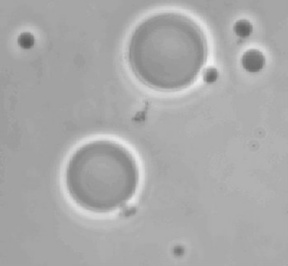
%> input picture Catalog3/ImageSegmentation/imagen4.jpg, 288 x 266 px, shrunk from 702 x 648 before the run
$ octave otsu.m   (GNU Octave 9; MATLAB toolbox functions it lacks are replaced by stand-ins)
%> lines starting %> are read from the running program, lines starting %| are printed output that depends on the picture; in (x1, y1, x2, y2) boxes, pixels count from 0 and x2, y2 are one past the last pixel; in counts of white or black regions, pixels touching at a corner belong together; the program's own positions count from 1
clear;
clc;
close all;
pkg load image;
A = imread('imagen4.jpg');
%> A is the input picture: size 266x288x3 uint8; min 90, max 240, mean 169.6
subplot(2,2,1);
imshow(A);
title('Imagen Original');

[m,n] = size(A);
%> m = 266; n = 864

subplot(2,2,2);
imhist(A);
title('Histograma de la imagen original');
%Metodo del Umbral Global basico el cual toma como entrada una imagen y la segmenta en dos tonalidades de gris
%Entradas: Una imagen A
%Salidas: imagen segmentada en dos tonalidades.
%Paso 1:Seleccionamos un valor inicial de umbral
T = 165;
%Paso 2: Seleccionamos un valor de iteraciones
iter = 15;

for k = 1:iter
  %Dividimos la imagen en dos bloques de intensidades mayores y menores a Tk
  I1 = (A>T);
  I2 = (A<=T);

  B1 = A.*I1;
  B2 = A.*I2;
  %Calculamos el promedio de intensidad de la imagen original
  m1 = sum(sum(B1))/sum(sum(I1));
  m2 = sum(sum(B2))/sum(sum(I2));
  %Actualizamos el nuevo umbral
  T = 0.5 *(m1 + m2);
 endfor
%> this loop made 15 passes
%> (m1, m2, T) on passes 1 to 12: (176.4, 157.9, 167.1), (177.9, 159.4, 168.7), (178.1, 159.6, 168.9), (178.1, 159.6, 168.9), (178.1, 159.6, 168.9), (178.1, 159.6, 168.9), (178.1, 159.6, 168.9), (178.1, 159.6, 168.9), (178.1, 159.6, 168.9), (178.1, 159.6, 168.9), (178.1, 159.6, 168.9), (178.1, 159.6, 168.9)
%> pass 1, `I1 = (A>T);`:
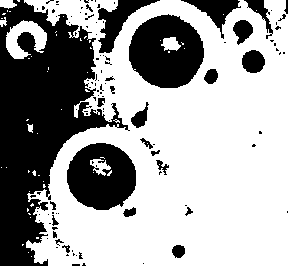
%> I1: size 266x288x3 logical; 63.5% white; 114 black regions (87 under 20 px), largest, box (x1, y1, x2, y2) and area: (0, 0, 130, 266) 16009, (129, 14, 204, 88) 4058, (67, 143, 136, 210) 3416
%> pass 1, `B1 = A.*I1;`:
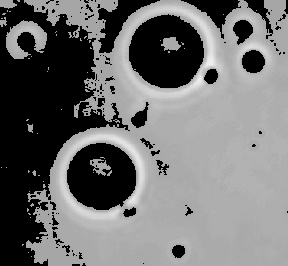
%> B1: size 266x288x3 uint8; min 0, max 240, mean 112
%> pass 1, `B2 = A.*I2;`:
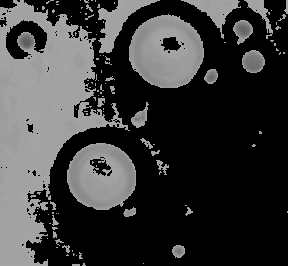
%> B2: size 266x288x3 uint8; min 0, max 165, mean 57.6

 C = zeros(m,n);
 C(A>T) = 1;
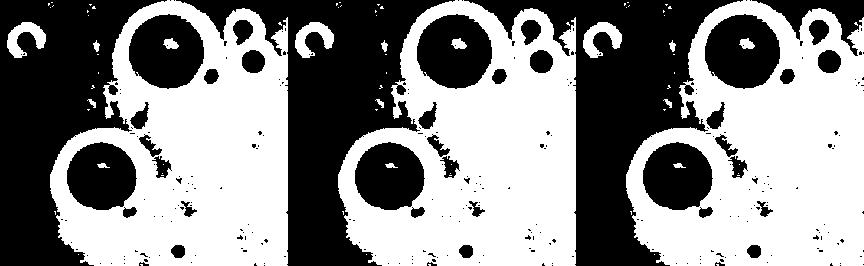
%> C: size 266x864 double; values 0 (black) and 1 (white), 54% white; 272 black regions (232 under 20 px), largest, box (x1, y1, x2, y2) and area: (176, 0, 455, 266) 25129, (464, 0, 743, 266) 25129, (0, 0, 167, 266) 23101
 C(A<=T) = 0;

 subplot(2,2,3);
 imshow(C);
 title(['Umbral basico T=' num2str(T)]);
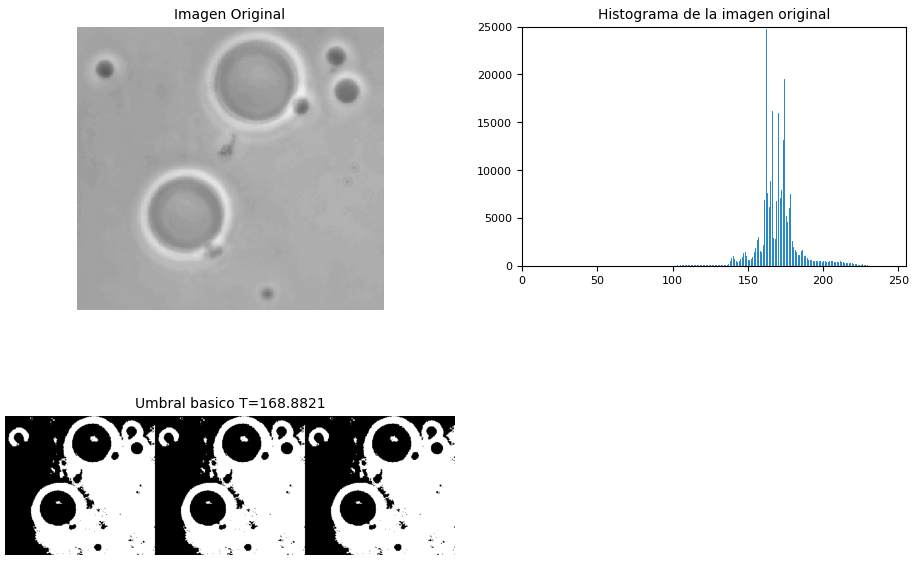
%> figure redrawn from the program's plot data, 3 panels

[q,~] = imhist(A);
%> q = 256 values, max 24759 at index 163, min 0 at index 1, mean 897.8
q
h = [1/(m*n)] * q;
%> h = 256 values, max 0.108 at index 163, min 0 at index 1, mean 0.00391
p = zeros(256,1);
for k = 1:256
  p(k) = sum(h(1:k));
 endfor
%> after the loop, p = 256 values from 0 to 1
suma = p(256)
%> suma = 1
 mc =  zeros(255,1);
 for k = 1 : 256
   %sum((0:k-1)'.*h(1:k))
   mc(k) = sum((0:k-1)'.*h(1:k));
 endfor
%> after the loop, mc = 256 values from 0 to 169.6
 mg = mc(256);
%> mg = 169.6
 mg
%> mg = 169.6

$ run again, with Catalog3/ImageSegmentation/imagen6.jpg copied over Catalog3/ImageSegmentation/imagen4.jpg
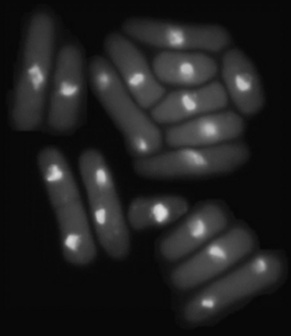
%> input picture Catalog3/ImageSegmentation/imagen6.jpg, 291 x 336 px, shrunk from 710 x 818 before the run
%> A is the input picture: size 336x291x3 uint8; min 6, max 222, mean 33.1
%> the loop `for k = 1:iter` made 15 passes
%> (m1, m2, T) on passes 1 to 8: (185, 31.32, 108.2), (151.1, 28.91, 89.98), (135.2, 27.84, 81.5), (126.1, 27.18, 76.63), (117.8, 26.48, 72.13), (109.5, 25.58, 67.56), (100.6, 24.27, 62.43), (92.05, 22.52, 57.28)
%> pass 1, `I1 = (A>T);`:
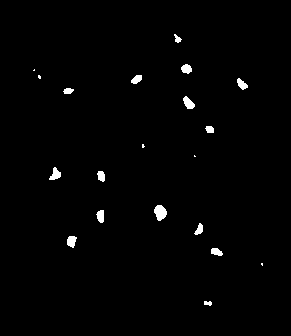
%> I1: size 336x291x3 logical; 1.2% white; 20 white regions (5 under 20 px), largest, box (x1, y1, x2, y2) and area: (154, 205, 167, 221) 147, (183, 96, 195, 109) 96, (49, 167, 61, 180) 91
%> C: size 336x873 double; values 0 (black) and 1 (white), 32% white; 30 white regions (3 under 20 px), largest, box (x1, y1, x2, y2) and area: (94, 24, 241, 174) 13697, (385, 24, 532, 174) 13697, (676, 24, 823, 174) 13697
%> `title(['Umbral basico T=' num2str(T)]);`:
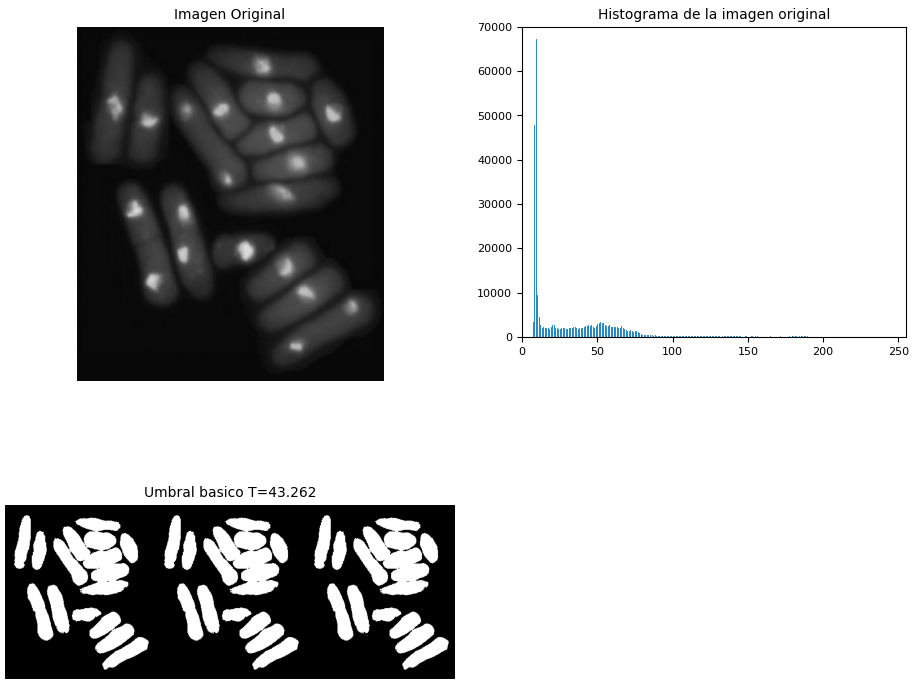
%> figure redrawn from the program's plot data, 3 panels
%> `[q,~] = imhist(A);`: q = 256 values, max 67284 at index 10, min 0 at index 1, mean 1145.8
%> h = 256 values, max 0.229 at index 10, min 0 at index 1, mean 0.00391
%> after the loop `for k = 1:256`: p = 256 values from 0 to 1
%> suma = 1
%> after the loop `for k = 1 : 256`: mc = 256 values from 0 to 33.1
%> `mg = mc(256);`: mg = 33.1
